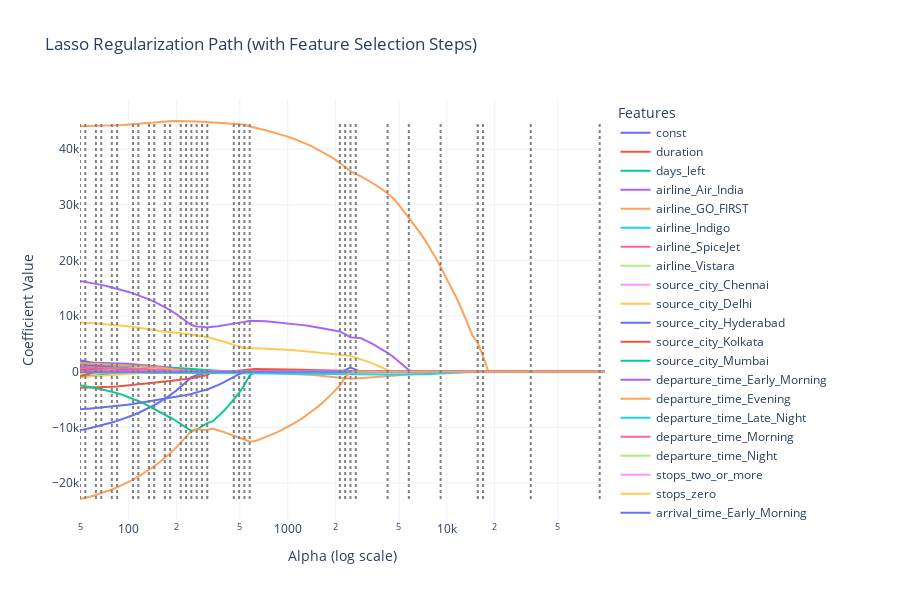

Here is the notebook cell this chart was saved with:
### Code cell
import numpy as np
import plotly.graph_objects as go
from sklearn.linear_model import lasso_path

# Compute Lasso path
X_pipeline = preprocessor.fit_transform(X_train)
alphas_lasso, coefs_lasso, _ = lasso_path(X_pipeline, y_train, eps=5e-4)
feature_names = X_train.columns.to_list()

# Count non-zero coefficients per alpha
nonzero_counts = (coefs_lasso != 0).sum(axis=0)

# Find where non-zero count changes
change_indices = np.where(np.diff(nonzero_counts) != 0)[0] + 1
change_alphas = alphas_lasso[change_indices]
change_counts = nonzero_counts[change_indices]

# Create base plot: coefficient paths
fig = go.Figure()

for coef, name in zip(coefs_lasso, feature_names):
    fig.add_trace(go.Scatter(
        x=alphas_lasso,
        y=coef,
        mode='lines',
        name=name
    ))

# Add vertical dotted lines where non-zero feature count changes
for alpha, count in zip(change_alphas, change_counts):
    fig.add_trace(go.Scatter(
        x=[alpha, alpha],
        y=[coefs_lasso.min(), coefs_lasso.max()],
        mode='lines',
        line=dict(dash='dot', color='gray'),
        showlegend=False,
        hovertemplate=f"Alpha: {alpha:.4f}<br>Non-zero features: {count}<extra></extra>"
    ))

# Final layout
fig.update_layout(
    title='Lasso Regularization Path (with Feature Selection Steps)',
    xaxis=dict(title='Alpha (log scale)', type='log'),
    yaxis=dict(title='Coefficient Value'),
    template='plotly_white',
    legend_title_text='Features',
    width=900,
    height=600
)

fig.show()
